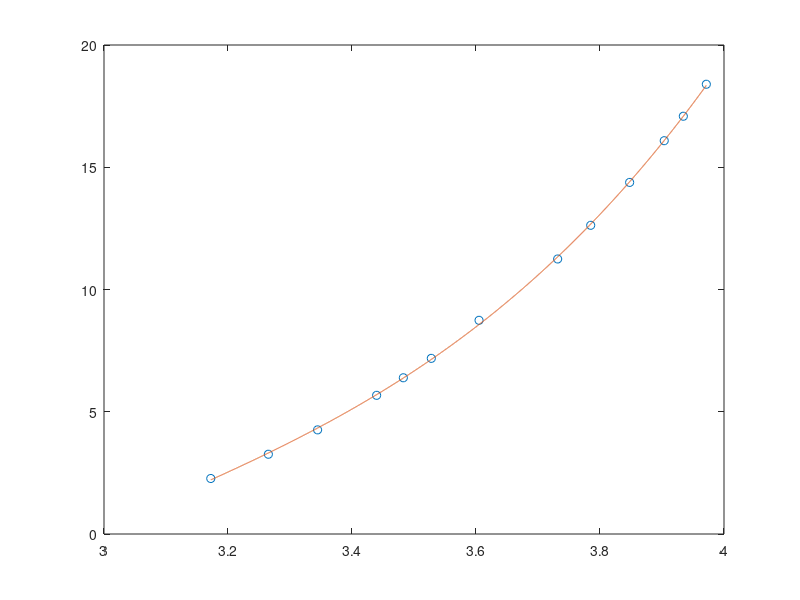
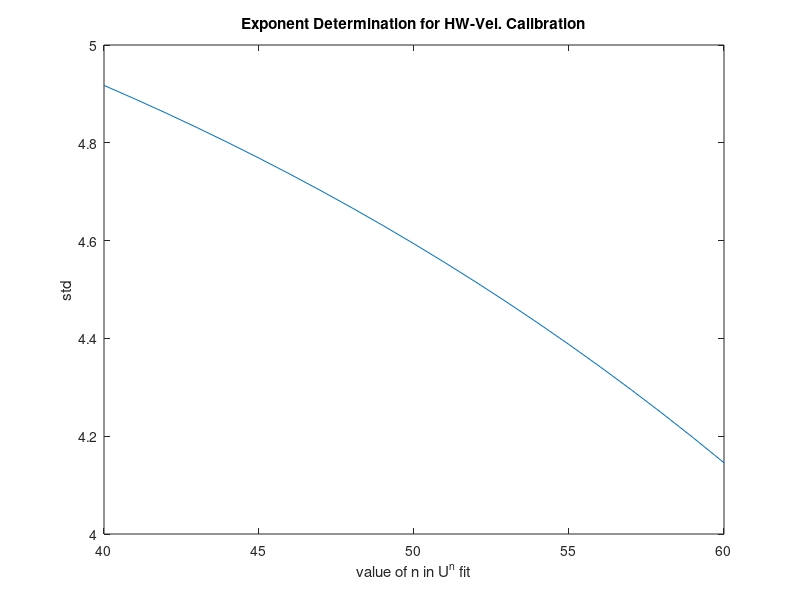

Here is the MATLAB script that generated these plots, in order:
% This program accepts two colums of data:
%
%				column 1 (x):  Flow Velocity    (in m/s)
%				colunm 2 (y):  Hot-Wire Voltage (in volts)
%
% The program takes this data, and ultimately produces a Polynomial Fit by
%  first fitting a third order polynomial of the form:
%				
%				U = Ao + A1E + A2E^2 + A3E^3    (i)
% 
% where U is the velocity data (originally taken from U-tube manometer measurements), and E
% represents Hot-Wire voltage values.
% 
% Once these original polynomial coefficients have been found, the values of the functions of
%
%				U^0.4, U^0.42, U^0.44, .....  U^0.6     (i.e. U^n)
% are found at each velocity in the calibration data.  Once these calibration points are known,
% they can be compared to their hot-wire voltage counterparts and an error analysis can be completed.
%
% The value of n that is found which yields the minimum error is then used to again fit the calibration
% data, and produce the final coefficients for the calibration polynomial above (i.)
%
% Written by:  Mark Holton             October 1999
%					holtonma@hotmail.com
%              Illinois Institute of Technology
%
%____________________________________________________________________________________________________________

% "FANCY stuff" to be done later:
% Prompt the user to input the filepath and name where the relevant data is located:
% fprintf (1,'Please indicate the filepath and filename of the Flow-velocity and Hot-Wire voltage value file to be calibrated']);
% check the number of data points that are present in the file
% Check number of data points--> assign to NumPts

DataFile = 'a:\hotwire\hwcltest';
NumPts   = 13   ;
NumChnls = 2    ;

% load DataFile
%calibrdata = zeros(NumChnls, NumPts);			   %Initializes data to all zeros
%fid	     = fopen([DataFile, '.dat'],'r');     %opens filename given by user and reads it
%calibrdata = fopen([DataFile, '.dat'],'r');		%opens file in DataFile variable and reads it
%fprintf (1,'Opened %s\n', [DataFile, '.dat']);  %Informs user that the filename has been opened
%calibrdata = fread(fid,[NumChnls, NumPts], 'float32');    %stores calibration data in file
%fclose(fid);
%fclose(calibrdata);
%fprintf(1,'Closed %s\n',[DataFile,'.dat']); 		%Informs user that the filename has been closed

load hwcltst.txt;
DataFile = hwcltst;

hwvolt = DataFile(:,2);
vel    = DataFile(:,1);
E = [ones(size(hwvolt)) hwvolt hwvolt.^2 hwvolt.^3]; 
												%creates matrix of colums of 1's, E's, E^2's, E^3's
A = E \ vel	;								%solves using Gaussian elim. for the coeff. matrix, A

% the following three lines plot a smooth curve from the first hw voltage pt. 
% to the last hw volt. pt. (taken at 0.05 intervals)
hw_curve = (hwvolt(1):0.0001:hwvolt(length(hwvolt)))';
plyline  = [ones(size(hw_curve)) hw_curve hw_curve.^2 hw_curve.^3]*A;
figure(1)
plot(hwvolt, vel,'o',hw_curve, plyline)
%figure(2)
%plot(hw_curve, plyline)

% Now, calculate the values for U^n: with n ranging from 0.40 to 0.60 (for comparison to
% (the hw voltage/constant side of the Polynomial Best Fit equation
vel40 = vel.^0.40;
vel41 = vel.^0.41;
vel42 = vel.^0.42;
vel43 = vel.^0.43;
vel44 = vel.^0.44;
vel45 = vel.^0.45;
vel46 = vel.^0.46;
vel47 = vel.^0.47;
vel48 = vel.^0.48;
vel49 = vel.^0.49;
vel50 = vel.^0.50;
vel51 = vel.^0.51;
vel52 = vel.^0.52;
vel53 = vel.^0.53;
vel54 = vel.^0.54;
vel55 = vel.^0.55;
vel56 = vel.^0.56;
vel57 = vel.^0.57;
vel58 = vel.^0.58;
vel59 = vel.^0.59;
vel60 = vel.^0.60;

% Now calculate the values each of the above vectors will be compared to:
% (i.e. calculate the right side of the equation, consisting of the E matrix and
% the A (constant) column vector [(4x4) * (4x1)]
hwALL = E*A;

% Now, compare vel40, vel41,...vel60 each to hwALL [(1x13)-(1x13)--> a (1x13) vector of
% the difference in values of the right side of the equation to the value of U^n at that pt.]
errvel40 = hwALL-vel40;
errvel41 = hwALL-vel41;
errvel42 = hwALL-vel42;
errvel43 = hwALL-vel43;
errvel44 = hwALL-vel44;
errvel45 = hwALL-vel45;
errvel46 = hwALL-vel46;
errvel47 = hwALL-vel47;
errvel48 = hwALL-vel48;
errvel49 = hwALL-vel49;
errvel50 = hwALL-vel50;
errvel51 = hwALL-vel51;
errvel52 = hwALL-vel52;
errvel53 = hwALL-vel53;
errvel54 = hwALL-vel54;
errvel55 = hwALL-vel55;
errvel56 = hwALL-vel56;
errvel57 = hwALL-vel57;
errvel58 = hwALL-vel58;
errvel59 = hwALL-vel59;
errvel60 = hwALL-vel60;

% Now, find the standard deviation of each of these error vectors
n40 = std(errvel40);
n41 = std(errvel41);
n42 = std(errvel42);
n43 = std(errvel43);
n44 = std(errvel44);
n45 = std(errvel45);
n46 = std(errvel46);
n47 = std(errvel47);
n48 = std(errvel48);
n49 = std(errvel49);
n50 = std(errvel50);
n51 = std(errvel51);
n52 = std(errvel52);
n53 = std(errvel53);
n54 = std(errvel54);
n55 = std(errvel55);
n56 = std(errvel56);
n57 = std(errvel57);
n58 = std(errvel58);
n59 = std(errvel59);
n60 = std(errvel60);

% Now, produce a column matrix of these std's
Nmatrix = [n40;n41;n42;n43;n44;n45;n46;n47;n48;n49;n50; ...
      n51;n52;n53;n54;n55;n56;n57;n58;n59;n60]
Nmatrix=Nmatrix'; %transposes matrix
minerror = min(Nmatrix)

Nvalue = 40:1:60;          %stores 40,41,42,43,....60 in a vector
figure(2)
plot(Nvalue,Nmatrix)
xlabel('value of n in U^n fit')
ylabel('std')
title('Exponent Determination for HW-Vel. Calibration')



                                    




